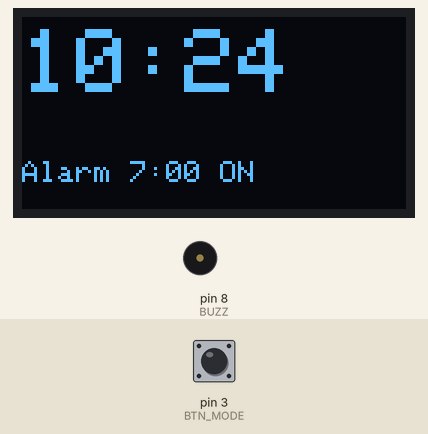
Bench run of a sketch on a simulated Arduino Uno, built with avr-gcc and run on an emulated ATmega328P. Shown: 128×64 one-colour display, buzzer (waves = sounding, pin HIGH). The test bench sets the inputs (shaded band); at power-on: pin 3 (BTN_MODE) HIGH. The local clock reads 2024-03-15 10:24:30 at power-on unless the sketch sets it.

Above: at 1.3 s.
1.4 s: pin 3 (BTN_MODE) pulled LOW for 3.2 s
At 2.3 s:
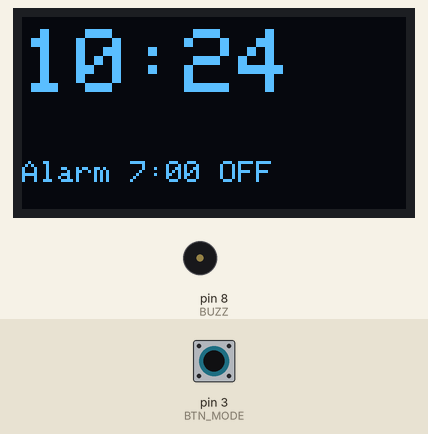
6.1 s: pin 3 (BTN_MODE) pulled LOW for 0.25 s
At 31.3 s:
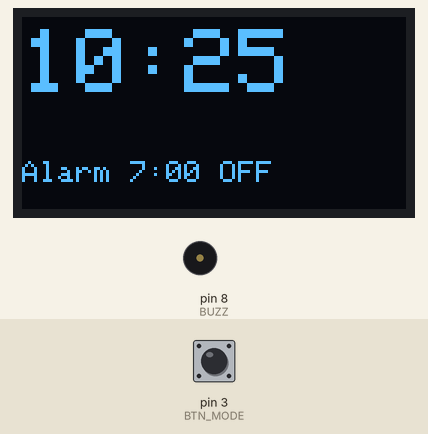
Timing chart, 0 to 31.7 s (numbered marks = the images above; inputs shaded):
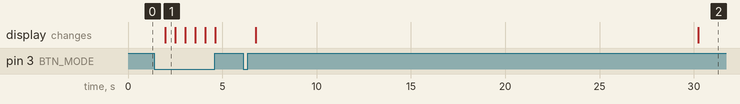

Measured:
- after the input at 1.4 s, the display: changes after 0.57 s (image 1)
- after the input at 6.1 s, the display: first changes after 0.66 s (image 2 shows a later state)
- what the display in image 1 shows lasts 0.5 s, from 2.0 s to 2.5 s

The sketch:

alarm_oled_buzzer.ino
```cpp
// Displays the current time on an SSD1306 OLED, shows alarm time/status, checks the DS3231 for the alarm time, and rings a buzzer when the alarm condition is met (includes button inputs for setting mode).
//
// Full tutorial: https://shillehtek.com/blogs/news/arduino-ds3231-rtc-alarm-clock-oled
// Parts used: https://shillehtek.com/products/ds3231-at24c32-iic-module-precision-rtc-module-with-cr2032-battery
//             https://shillehtek.com/products/0-96-i2c-blue-oled-display-module-4-pin-ssd1306
//             https://shillehtek.com/products/ky-006-passive-piezo-buzzer-alarm-module-for-arduino-projects
// More examples: https://github.com/shillehbean/shillehtek-examples
//

#include <Wire.h>
#include <RTClib.h>
#include <Adafruit_GFX.h>
#include <Adafruit_SSD1306.h>

RTC_DS3231 rtc;
Adafruit_SSD1306 oled(128, 64, &Wire, -1);

const int BUZZ = 8;
const int BTN_SET = 2, BTN_MODE = 3;

int alarmHour = 7, alarmMin = 0;
bool alarmEnabled = true, alarmRinging = false;

void setup() {
  pinMode(BUZZ, OUTPUT);
  pinMode(BTN_SET, INPUT_PULLUP);
  pinMode(BTN_MODE, INPUT_PULLUP);
  Wire.begin();
  rtc.begin();
  oled.begin(SSD1306_SWITCHCAPVCC, 0x3C);
}

void loop() {
  DateTime now = rtc.now();

  oled.clearDisplay();
  oled.setTextColor(SSD1306_WHITE);
  oled.setTextSize(3);
  oled.setCursor(0, 4);
  if (now.hour() < 10) oled.print('0'); oled.print(now.hour()); oled.print(':');
  if (now.minute() < 10) oled.print('0'); oled.print(now.minute());

  oled.setTextSize(1);
  oled.setCursor(0, 48);
  oled.print("Alarm "); oled.print(alarmHour); oled.print(':');
  if (alarmMin < 10) oled.print('0'); oled.print(alarmMin);
  oled.print(alarmEnabled ? " ON" : " OFF");

  oled.display();

  if (alarmEnabled && now.hour() == alarmHour && now.minute() == alarmMin) {
    alarmRinging = true;
  }
  if (alarmRinging) {
    tone(BUZZ, 1000, 500);
    delay(600);
    if (digitalRead(BTN_SET) == LOW) { alarmRinging = false; noTone(BUZZ); }
  }

  if (digitalRead(BTN_MODE) == LOW) { alarmEnabled = !alarmEnabled; delay(300); }

  delay(200);
}
```
